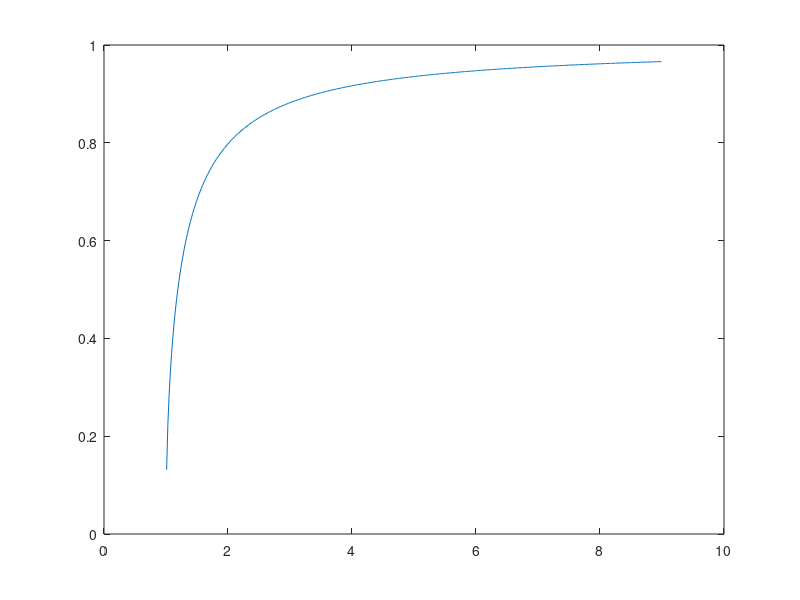

This figure's MATLAB source: (Note: this script raises an error after producing the figure.)

epsilon = 0;
deltas = 1.01:.02:9 ;
mu= (1-2*epsilon)*sqrt(2/pi);
alphavec = sqrt(1-(1-2*epsilon)^2*2/pi)* sqrt(1./(deltas-1));
plot (deltas,mu./sqrt(mu.^2+ alphavec.^2)); 
hold on
%%
n= 128;
i= 1;

y= zeros(n,1);
iterations = 20;
lambda = 21; 
deltassim = [.2];
corr = zeros (length(deltassim),iterations);
for delta = deltassim
    delta
    coeff0 = zeros(n,1);
    coeff0(1) = 1 ;
    for N = 1:iterations
      m = floor(n*delta);  
      x= normrnd(0,1,[n,m]);
      randomvector=rand(m,1);
      y = (randomvector>epsilon).*(sign(coeff0'*x)') - (randomvector<epsilon).*(sign(coeff0'*x)') ;
      cvx_begin quiet
        variable coeff(n,1)
        minimize ((1-y.*(x'*coeff))'*(1-y.*(x'*coeff))/m+ lambda/2*coeff'*coeff)
        cvx_end
      corr(i,N) = norm(coeff(2:end))^2/coeff(1)^2;
    end   
    i=i+1 ;
end
hold on
mean(corr,2)
plot (deltassim,1/sqrt(1+mean(corr,2)),'s') ;
